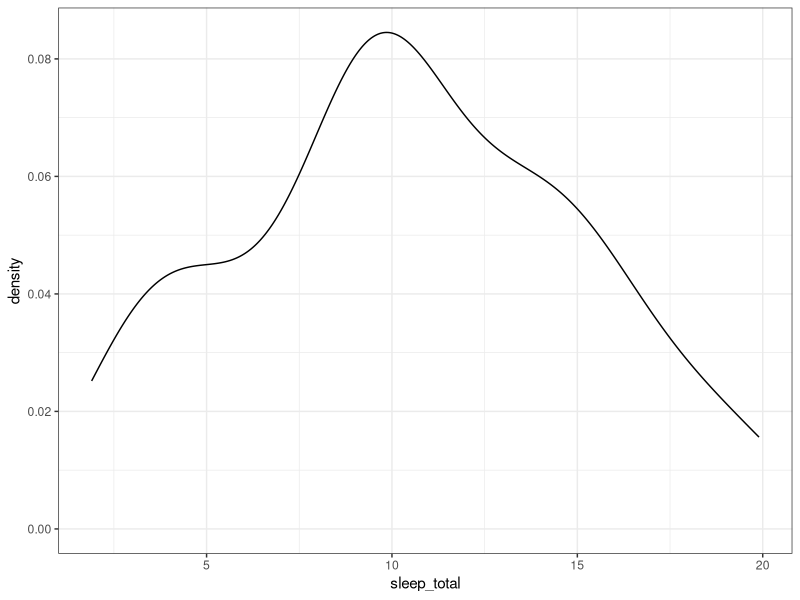
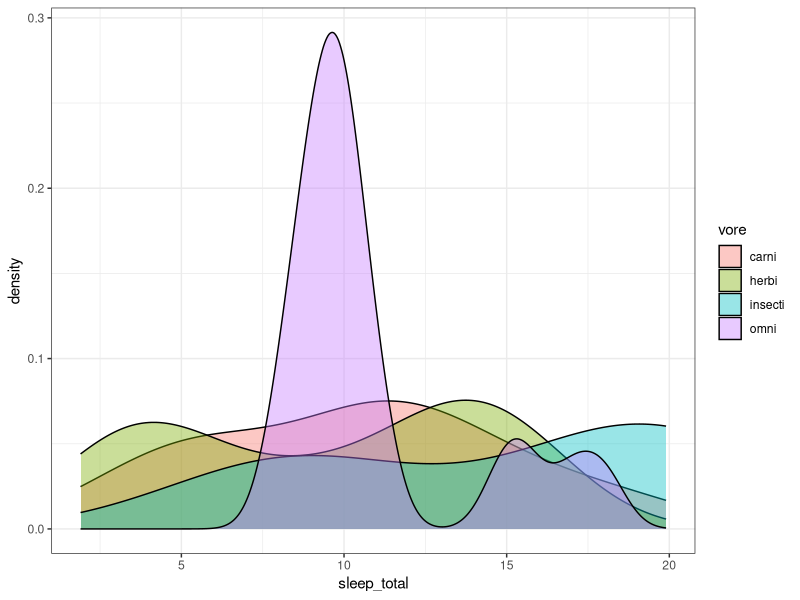
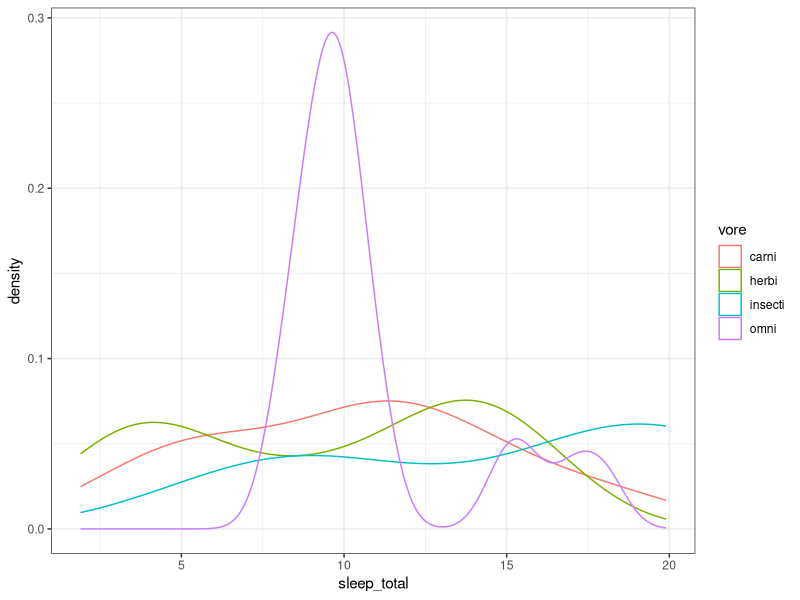
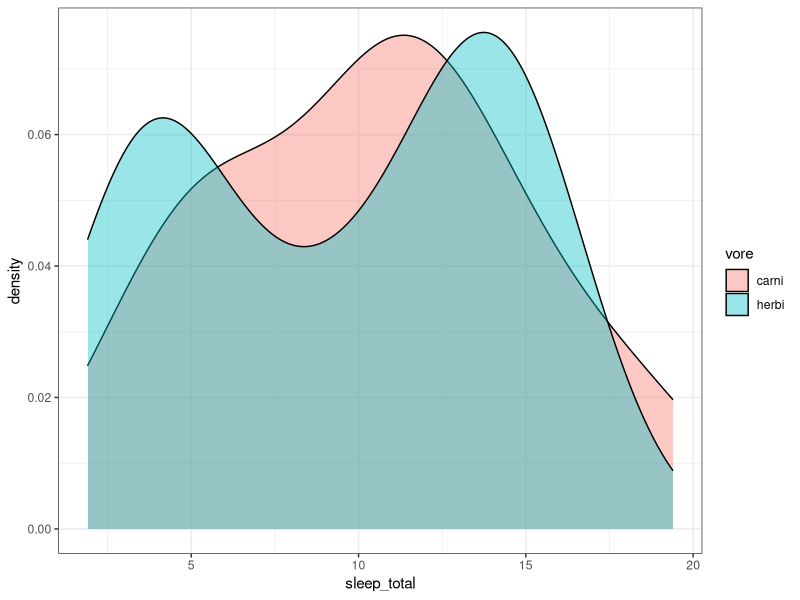
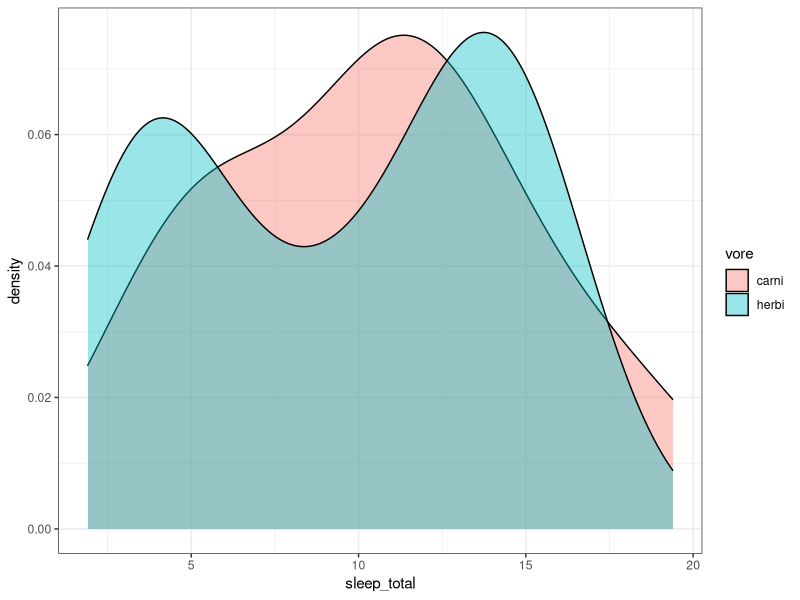

R code for these plots, in order: (Note: this script raises an error after producing the figures.)
# Density plot
library(tidyverse)

# One Numeric and One Categorical Variable



### Type - 1  #  drop_na(vore)

msleep %>% 
  drop_na(vore) %>% 
  ggplot(aes(sleep_total)) +
  geom_density() +
  #facet_wrap(~vore) +
  theme_bw() 

# density plot are actually representation of 
# probablity of the histogram itself
# y-axis represent probability between 0 to 1

### Type - 2  # fill = vore

msleep %>% 
  drop_na(vore) %>%
  ggplot(aes(sleep_total, fill = vore)) +
  geom_density(alpha = 0.4) +
  theme_bw() 




### Type - 3  # color = vore

msleep %>% 
  drop_na(vore) %>%
  ggplot(aes(sleep_total, color = vore)) +
  geom_density(alpha = 0.4) +
  theme_bw() 


### Type - 4  # filter and alpha = 0.4  # | means or

msleep %>% 
  drop_na(vore) %>%
  filter(vore == "herbi" | vore == "carni") %>%
  ggplot(aes(sleep_total, fill = vore)) +
  geom_density(alpha = 0.4) + 
  theme_bw() 



### Type - 5 # Highly recommended filtering function

msleep %>% 
  drop_na(vore) %>%
  filter(vore %in% c("herbi", "carni")) %>%
  ggplot(aes(sleep_total, fill = vore)) +
  geom_density(alpha = 0.4) + 
  theme_bw() 


# %in% is useful when you've more than two category




## Advanced Density Plot
df <- gapminder %>% 
  select(continent, lifeExp) %>% 
  filter(continent %in% c("Africa", "Europe"))
view(df)


library(plyr)
mu <- ddply(df, "continent", summarise, grp.mean=mean(lifeExp))
head(mu)

# Change density plot line colors by groups
df %>% 
  ggplot(aes(lifeExp, color = continent)) +
  geom_density()

# Add mean lines
p <- df %>% 
  ggplot(aes(lifeExp, color = continent)) +
  geom_density() +
  geom_vline(data = mu, aes(xintercept = grp.mean, 
                            color = continent),
             linetype = "dashed") +
  labs(title = "Life Expectancy in Africa and Europe",
       x = "Life Expectancy",
       y = "Probability")
p






# Density plot with mean lines and marginal rug
install.packages("ggpubr")
library(ggpubr)


# Create some data format
set.seed(1234)
men = data.frame(
  sex = factor(rep(c("F", "M"), each=200)),
  weight = c(rnorm(200, 55), rnorm(200, 58)))
head(men, 4)


# Density plot with mean lines and marginal rug
# Change outline and fill colors by groups ("sex")
# Use custom palette
ggdensity(men, x = "weight",
          add = "mean", rug = TRUE,
          color = "sex", fill = "sex",
          palette = c("#00AFBB", "#E7B800"))
